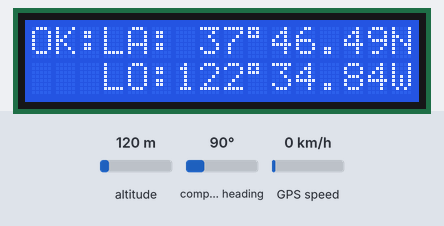
This sketch was run on a simulated Arduino Uno, built with avr-gcc and run on an emulated ATmega328P. Shown: 16×2 character LCD. The test bench sets the inputs (shaded band); at power-on: compass heading 90°, GPS speed 0 km/h, altitude 120 m. The GPS gets a fix after 3 s at 37.7749, -122.4194 with 8 satellites.

Above: at 26.5 s.
26.6 s: compass heading set to 7°
At 34.9 s:
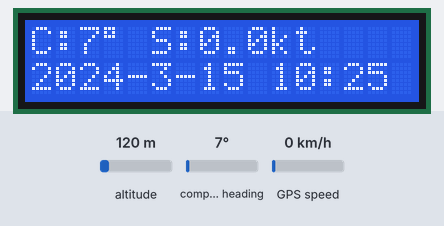
39.7 s: GPS speed set to 2 km/h
At 47.9 s:
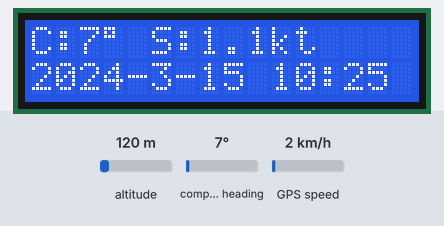
52.8 s: compass heading set to 90°
At 60.9 s:
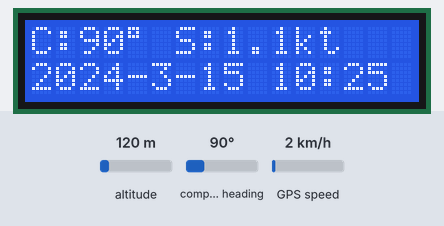
65.9 s: GPS speed set to 30 km/h
At 73.8 s:
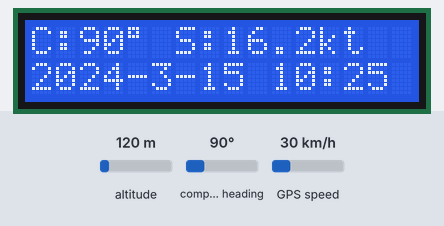
Timing chart, 0 to 75.3 s (numbered marks = the images above; inputs shaded):
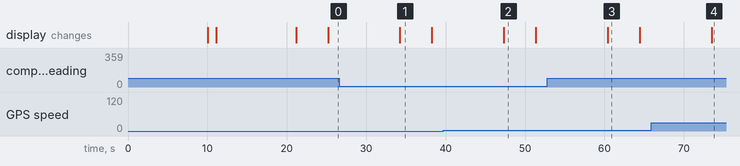

The sketch:

NMEADisplay.ino
```cpp
// (licence header left out)
// include the library code:
#include <LiquidCrystal.h>
#include <TinyGPS.h>
#include <SoftwareSerial.h>
TinyGPS gps;
int iteration = 0;

#define RXPIN 10
#define TXPIN 13

#define POSITIONDISPLAYSEC 10
#define WHOLECYCLESEC 13

// initialize the library with the numbers of the interface pins
LiquidCrystal lcd(12, 11, 2, 3, 4, 5, 6, 7, 8, 9);
SoftwareSerial nss(RXPIN, TXPIN);

static void gpsdump(TinyGPS &gps);
static bool feedgps();
static void print_float(float val, float invalid, bool islatitude);

void setup(){
    // set up the LCD's number of columns and rows:
  lcd.begin(16, 2);
  lcd.write("Howdy navigator?");
  lcd.setCursor(0, 1);
  // initialize the serial communications:
  long baud = detRate(RXPIN);
  lcd.write("Baudrate: ");
  lcd.print(baud);
  if (baud == 0)
    baud = 4800;
  nss.begin(baud);
}

void loop()
{
  bool newdata = false;
  unsigned long start = millis();

  // when characters arrive over the serial port...
  // Every second we print an update
  while (millis() - start < 1000)
  {
    if (feedgps())
      newdata = true;
  }
  // clear the screen
  //lcd.clear();
  lcd.setCursor(0,0);
  gpsdump(gps);
  iteration++;
}

static void gpsdump(TinyGPS &gps)
{
  float flat, flon;
  bool disp = true;
  unsigned long age;//, date, time, chars = 0;
  //unsigned short sentences = 0, failed = 0;
  //static const float LONDON_LAT = 51.508131, LONDON_LON = -0.128002;

  //print_int(gps.satellites(), TinyGPS::GPS_INVALID_SATELLITES, 5);
  //print_int(gps.hdop(), TinyGPS::GPS_INVALID_HDOP, 5);
  if (iteration < POSITIONDISPLAYSEC)
  {
    gps.f_get_position(&flat, &flon, &age);
    if (age == TinyGPS::GPS_INVALID_AGE)
      disp = false;
    else if (age > 600000) //Older than 10 minutes - considered totally lost
      disp = false;
    else if (age > 300000) //Older than 5 minutes
      lcd.write("!!:");
    else if (age > 60000) //Older than a minute
      lcd.write("?!:");
    else if (age > 5000) //Older than 5 seconds
      lcd.write("??:");
    else
      lcd.write("OK:");
    if (disp)
    {
      lcd.write("LA:");
      print_float(flat, TinyGPS::GPS_INVALID_F_ANGLE, true);
      lcd.setCursor(0,1);
      lcd.write("   LO:");
      print_float(flon, TinyGPS::GPS_INVALID_F_ANGLE, false);
    } else {
      lcd.write("No fix detected ");
      lcd.setCursor(0,1);
      lcd.write("                ");
    }
  }
  else if (iteration <= WHOLECYCLESEC)
  {
    int year;
    byte month, day, hour, minutes, second, hundredths;

    int course = gps.f_course();
    float speed = gps.f_speed_knots();

    gps.crack_datetime(&year, &month, &day, &hour, &minutes, &second, &hundredths, &age);

    lcd.write("C:");

    if(course != TinyGPS::GPS_INVALID_F_ANGLE)
      lcd.print(course);
    else
      lcd.write("---");
    lcd.write((char)223);
    lcd.write(" S:");
    if(course != TinyGPS::GPS_INVALID_F_SPEED && speed >= 0.0)
      lcd.print(speed, 1);
    else
      lcd.write("---");
    lcd.write("kt");
    lcd.write("    ");

    lcd.setCursor(0,1);
    if (month != 0 && day != 0)
    {
      lcd.print(year);
      lcd.write("-");
      lcd.print(month);
      lcd.write("-");
      lcd.print(day);
      lcd.write(" ");
      lcd.print(hour);
      lcd.write(":");
      if (minutes < 10)
        lcd.write("0");
      lcd.print(minutes);
      lcd.write("    ");
    } else
      lcd.write("                ");
    if (iteration == WHOLECYCLESEC)
      iteration = 0;
  }
}

static void print_float(float val, float invalid, bool islatitude)
{
  if (val == invalid)
    lcd.write("*******");
  else
  {
    int degs = (int)floor(abs(val));
    int degsmath = (int)floor(val);
    float mins = (val - degsmath) * 60;
    if (islatitude)
      lcd.write(" ");
    else
      if (degs < 100)
        lcd.write("0");
    lcd.print(degs);
    lcd.write((char)223);
    if (mins < 10)
      lcd.write("0");
    lcd.print(mins, 2);
    if (islatitude)
      if (val < 0)
        lcd.write("S");
      else
        lcd.write("N");
    else
      if (val < 0)
        lcd.write("W");
      else
        lcd.write("E");
  }
  feedgps();
}

static bool feedgps()
{
  while (nss.available())
  {
    if (gps.encode(nss.read()))
      return true;
  }
  return false;
}

long detRate(int recpin)  // function to return valid received baud rate
                          // Note that the serial monitor has no 600 baud option and 300 baud
                          // doesn't seem to work with version 22 hardware serial library
  {
  long baud, rate = 10000, x;
  for (int i = 0; i < 10; i++) {
      x = pulseIn(recpin,LOW);   // measure the next zero bit width
      if (x > 0)
        rate = x < rate ? x : rate;
  }
  if (rate < 12)
      baud = 115200;
      else if (rate < 20)
      baud = 57600;
      else if (rate < 29)
      baud = 38400;
      else if (rate < 40)
      baud = 28800;
      else if (rate < 60)
      baud = 19200;
      else if (rate < 80)
      baud = 14400;
      else if (rate < 150)
      baud = 9600;
      else if (rate < 300)
      baud = 4800;
      else if (rate < 600)
      baud = 2400;
      else if (rate < 1200)
      baud = 1200;
      else
      baud = 0;
   return baud;
  }
```

Measured:
- after the input at 26.6 s, the display: changes after 7.6 s (image 1)
- after the input at 39.7 s, the display: changes after 7.6 s (image 2)
- after the input at 52.8 s, the display: changes after 7.6 s (image 3)
- after the input at 65.9 s, the display: changes after 7.6 s (image 4)
- what the display in image 1 shows lasts 4.1 s, from 34.2 s to 38.3 s
